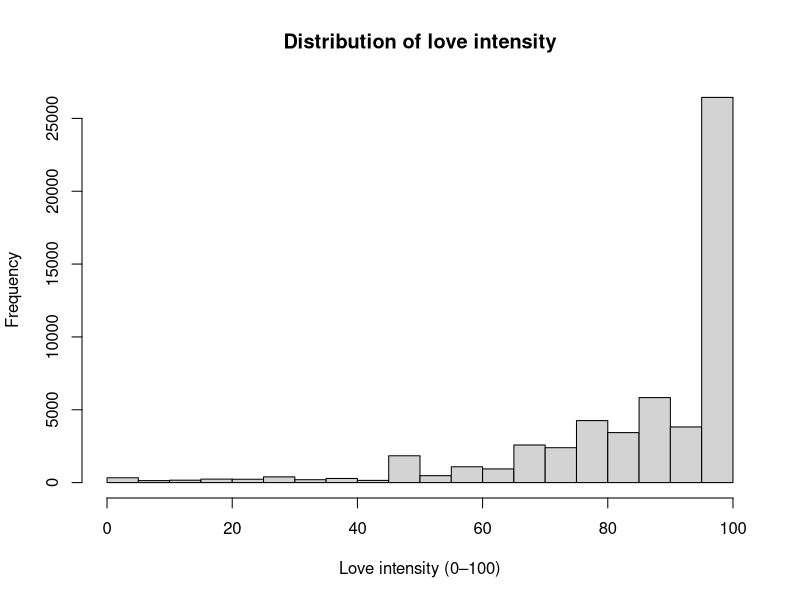
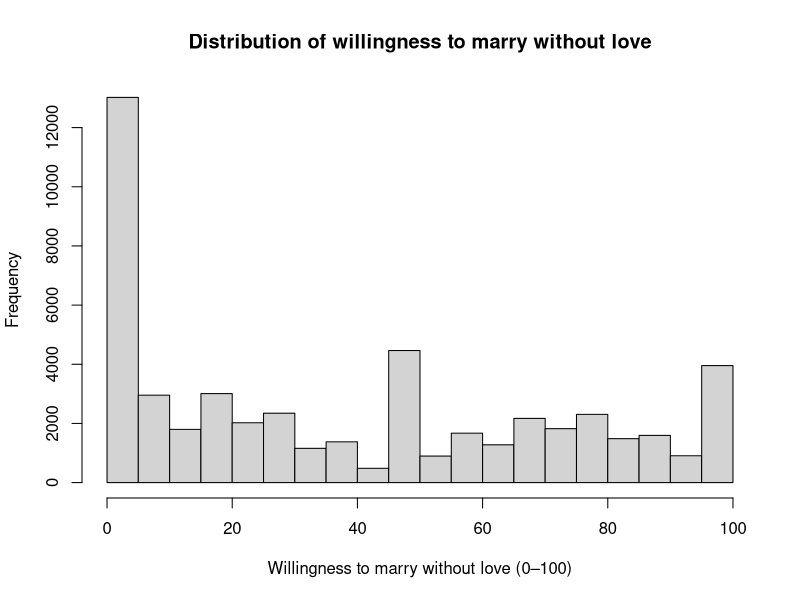
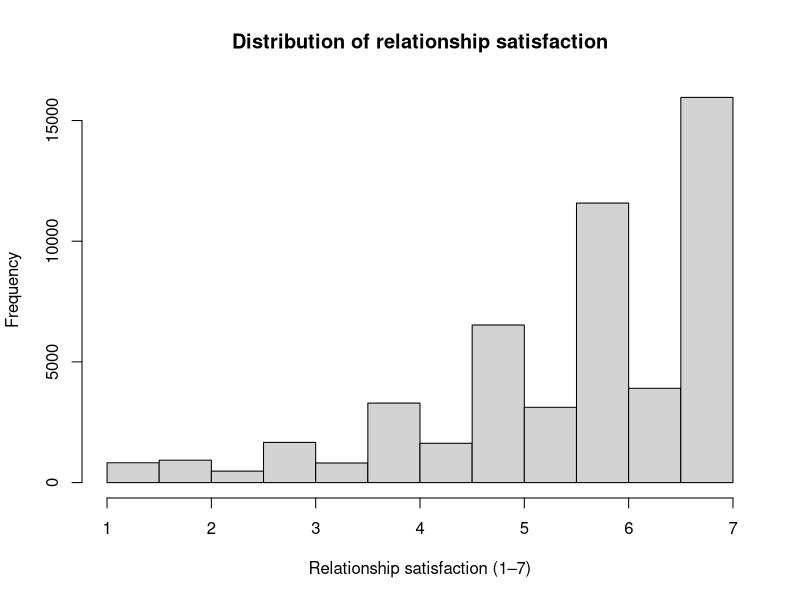

These figures' R source, in order:
## ---- chunk 1
#install packages
library("psych")

#load data: I change my r project directory to processed_data folder, given that I changed to use my computer instead of the renting one.

h1Data <- read.csv("h1Data.csv")
h2Data <- read.csv("h2Data.csv")
## ---- chunk 2
h1Data$Gender_new <- factor(h1Data$Gender_new,
                           levels = c("Male_Intersex", "Female"))

table(h1Data$Gender_new, useNA = "ifany")

hist(h1Data$Love_how_much_1,
     main = "Distribution of love intensity",
     xlab = "Love intensity (0–100)")

hist(h2Data$Love_would_you_marry_1,
     main = "Distribution of willingness to marry without love",
     xlab = "Willingness to marry without love (0–100)")

hist(h2Data$satisfaction,
     main = "Distribution of relationship satisfaction",
     xlab = "Relationship satisfaction (1–7)")

## ---- chunk 3
#intense of love
mean(h1Data$Love_how_much_1, na.rm = TRUE)
median(h1Data$Love_how_much_1, na.rm = TRUE)
range(h1Data$Love_how_much_1, na.rm = TRUE)
IQR(h1Data$Love_how_much_1, na.rm = TRUE)

#marry without love
mean(h2Data$Love_would_you_marry_1, na.rm = TRUE)
median(h2Data$Love_would_you_marry_1, na.rm = TRUE)
range(h2Data$Love_would_you_marry_1, na.rm = TRUE)
IQR(h2Data$Love_would_you_marry_1, na.rm = TRUE)

#relationship satisfaction
mean(h2Data$satisfaction, na.rm = TRUE)
median(h2Data$satisfaction, na.rm = TRUE)
table(h2Data$satisfaction, useNA = "ifany")
range(h2Data$satisfaction, na.rm = TRUE)
IQR(h2Data$satisfaction, na.rm = TRUE)


## ---- chunk 4
h2Data$satisfaction_z <- as.numeric(scale(h2Data$satisfaction))

mean(h2Data$satisfaction_z, na.rm = TRUE)
sd(h2Data$satisfaction_z, na.rm = TRUE)

## ---- chunk 5
cov(h2Data$Love_would_you_marry_1, h2Data$satisfaction,
    use = "complete.obs")

cor(h2Data$Love_would_you_marry_1, h2Data$satisfaction,
    use = "complete.obs")

corData <- h2Data[, c("Love_would_you_marry_1", "satisfaction")]

cor(corData, use = "complete.obs")
## ---- chunk 6
summary(h1Data$Love_how_much_1)

psych::describe(h1Data$Love_how_much_1)

psych::describeBy(h1Data$Love_how_much_1,
                  group = h1Data$Gender_new)

summary(corData)

psych::describe(corData)
